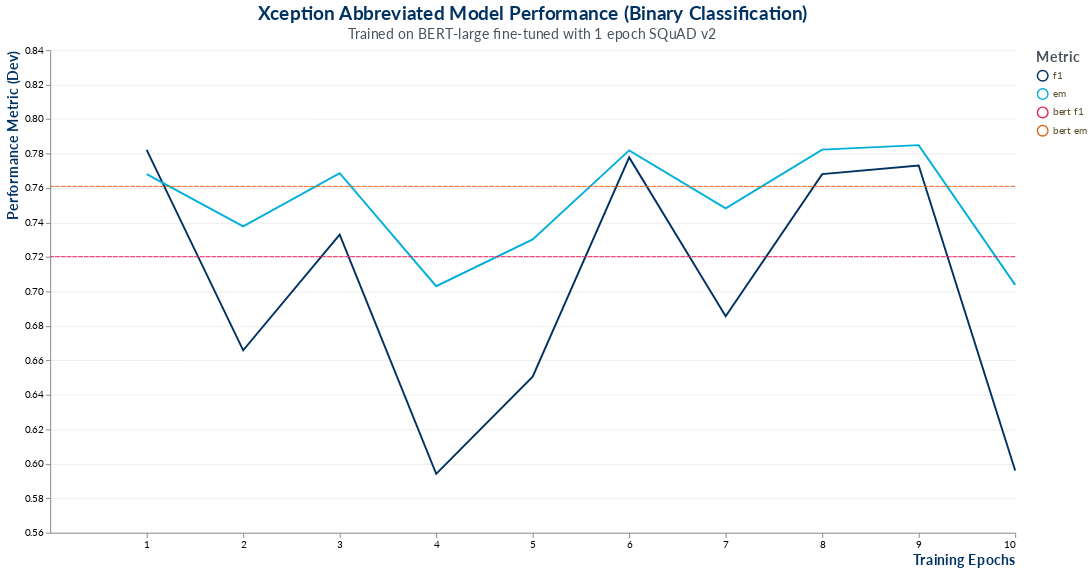

Here is the notebook cell this chart was saved with:
### Code cell
kwargs = {'df': df,
          'xaxis_title': 'Training Epochs',
          'yaxis_title': 'Performance Metric (Dev)',
          'legend_title': 'Metric',
          'title': 'Xception Abbreviated Model Performance (Binary Classification)',
          'subtitle': 'Trained on BERT-large fine-tuned with 1 epoch SQuAD v2',
          'width': 1000,
          'height': 500,
          'bert_f1': 0.7201735357917569,
          'bert_acc': 0.7609702686768298}

viz_bert_performance(**kwargs)

### Figure 1 — Vega-Lite specification as saved in the notebook (floating-point values rounded to 4 significant figures)
{"config": {"title": {"fontSize": 20, "font": "Lato", "anchor": "middle", "align": "center", "color": "#003262", "subtitleFontSize": 15, "subtitleFont": "Lato", "subtitleAcchor": "middle", "subtitleAlign": "center", "subtitleColor": "#46535e"}, "axisX": {"labelFont": "Lato", "titleFont": "Lato", "titleFontSize": 15, "titleColor": "#003262", "titleAlign": "right", "titleAnchor": "end"}, "axisY": {"labelFont": "Lato", "titleFont": "Lato", "titleFontSize": 15, "titleColor": "#003262", "titleAlign": "right", "titleAnchor": "end", "gridColor": "#eeeeee", "gridWidth": 1}, "headerRow": {"labelFont": "Lato", "titleFont": "Lato", "titleFontSize": 15, "titleColor": "#003262", "titleAlign": "right", "titleAnchor": "end"}, "legend": {"labelFont": "Lato", "labelFontSize": 10, "labelColor": "#584f29", "symbolType": "circle", "symbolSize": 120, "titleFont": "Lato", "titleFontSize": 15, "titleColor": "#46535e"}, "view": {"strokeWidth": 0}}, "layer": [{"data": {"name": "data-ccedb72930bb8ffa767846b643f67791"}, "mark": "line", "encoding": {"color": {"type": "nominal", "field": "metric", "legend": {"title": "Metric"}, "scale": {"domain": ["f1", "em", "bert f1", "bert em"], "range": ["#003262", "#00b0da", "#ee1f60", "#D9661F"]}}, "x": {"type": "quantitative", "axis": {"format": "~s", "formatType": "number", "grid": false, "labelOverlap": true, "title": "Training Epochs"}, "field": "epoch", "scale": {"bins": [1.0, 2.0, 3.0, 4.0, 5.0, 6.0, 7.0, 8.0, 9.0, 10.0], "domain": [0, 10]}}, "y": {"type": "quantitative", "axis": {"grid": true, "title": "Performance Metric (Dev)"}, "field": "score", "scale": {"domain": [0.5644, 0.8241]}}}, "height": 500, "width": 1000}, {"data": {"name": "data-12ed37dfaf9bf4aab388e8cc0ed2758d"}, "mark": {"type": "rule", "color": "#ee1f60", "opacity": 1, "strokeDash": [5, 1]}, "encoding": {"y": {"type": "quantitative", "field": "bert_f1"}}, "height": 500, "width": 1000}, {"data": {"name": "data-12ed37dfaf9bf4aab388e8cc0ed2758d"}, "mark": {"type": "rule", "color": "#D9661F", "opacity": 1, "strokeDash": [5, 1]}, "encoding": {"y": {"type": "quantitative", "field": "bert_acc"}}, "height": 500, "width": 1000}], "title": {"text": "Xception Abbreviated Model Performance (Binary Classification)", "subtitle": "Trained on BERT-large fine-tuned with 1 epoch SQuAD v2"}, "$schema": "https://vega.github.io/schema/vega-lite/v4.8.1.json", "datasets": {"data-ccedb72930bb8ffa767846b643f67791": [{"epoch": 1, "metric": "f1", "score": 0.7822}, {"epoch": 2, "metric": "f1", "score": 0.6658}, {"epoch": 3, "metric": "f1", "score": 0.733}, {"epoch": 4, "metric": "f1", "score": 0.5942}, {"epoch": 5, "metric": "f1", "score": 0.6505}, {"epoch": 6, "metric": "f1", "score": 0.7778}, {"epoch": 7, "metric": "f1", "score": 0.6856}, {"epoch": 8, "metric": "f1", "score": 0.7681}, {"epoch": 9, "metric": "f1", "score": 0.7731}, {"epoch": 10, "metric": "f1", "score": 0.5961}, {"epoch": 1, "metric": "em", "score": 0.768}, {"epoch": 2, "metric": "em", "score": 0.7377}, {"epoch": 3, "metric": "em", "score": 0.7686}, {"epoch": 4, "metric": "em", "score": 0.703}, {"epoch": 5, "metric": "em", "score": 0.7302}, {"epoch": 6, "metric": "em", "score": 0.7819}, {"epoch": 7, "metric": "em", "score": 0.7483}, {"epoch": 8, "metric": "em", "score": 0.7823}, {"epoch": 9, "metric": "em", "score": 0.7849}, {"epoch": 10, "metric": "em", "score": 0.7038}], "data-12ed37dfaf9bf4aab388e8cc0ed2758d": [{"bert_f1": 0.7202, "bert_acc": 0.761}]}}
